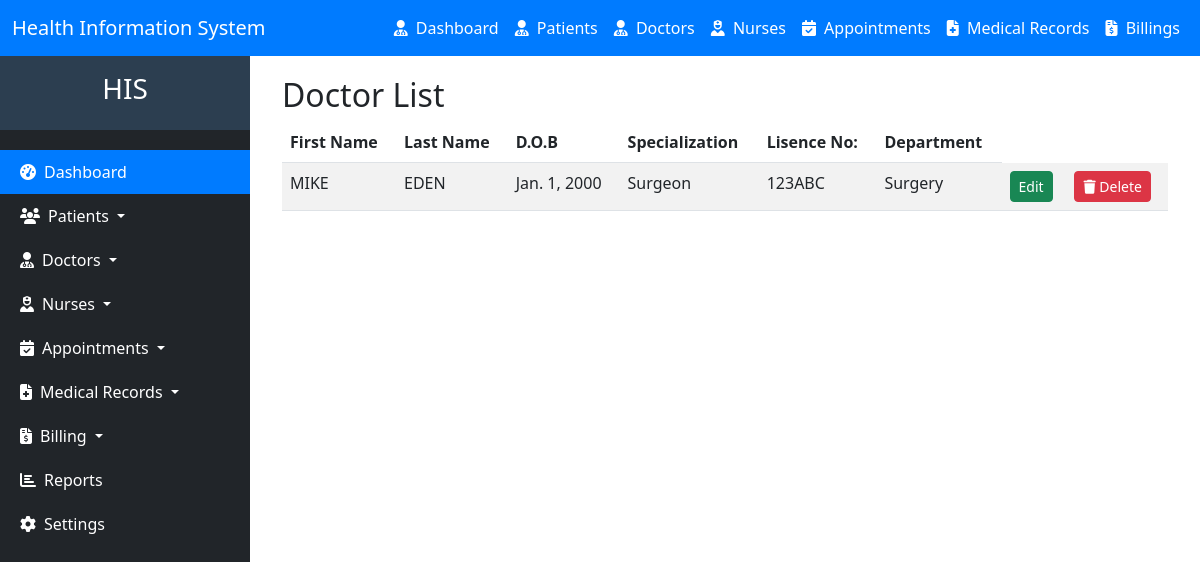
Page /doctor/list on the earlier database version.
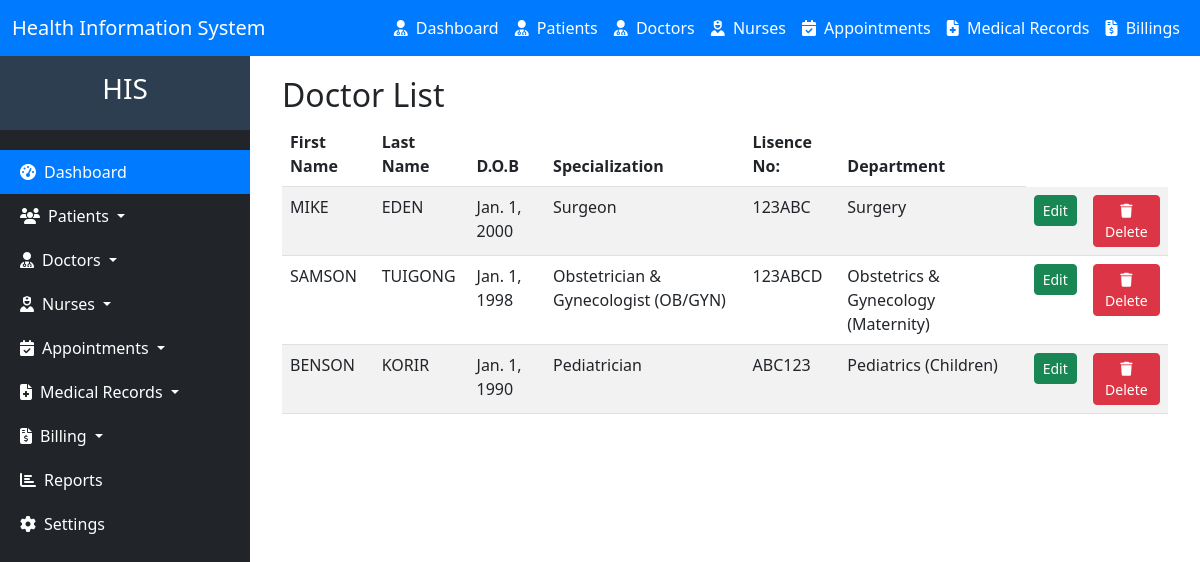
Same page on the later database version.
### hms/models.py (models this page shows, shortened)
class Doctor(models.Model):
    national_id = models.CharField(max_length=20, unique=True, validators=[RegexValidator(r'^\d{1,10}$', message='Only digits are allowed')])
    first_name = models.CharField(max_length=50)
    last_name = models.CharField(max_length=50)
    date_of_birth = models.DateField()
    GENDER_CHOICES = [
        ('M', 'Male'),
        ('F', 'Female'),
    ]
    gender = models.CharField(max_length=1, choices=GENDER_CHOICES)
    phone_number = models.CharField(max_length=15, validators=[RegexValidator(regex='^\+?1?\d{9,15}$', message='Phone number must be in the format: +254712345678.')])
    email = models.EmailField(max_length=50)
    address = models.CharField(max_length=100)
    specialization = models.ForeignKey(Specialization, on_delete=models.CASCADE, related_name='doctors')
    license_number = models.CharField(
        max_length=20,
        unique=True,
        validators=[RegexValidator(regex='^[A-Za-z0-9]{5,20}$', message='License number must be alphanumeric and 5-20 characters long.')]
    )
    years_of_experience = models.PositiveIntegerField()
    department = models.ForeignKey(Department, on_delete=models.CASCADE, related_name='doctors')
    created_at = models.DateTimeField(auto_now_add=True)
    updated_at = models.DateTimeField(auto_now=True)

class Specialization(models.Model):
    name = models.CharField(max_length=100, unique=True)
    description = models.TextField(blank=True, null=True)
    department = models.ForeignKey(Department, on_delete=models.CASCADE, related_name='specializations')  # Make it non-nullable
    created_at = models.DateTimeField(auto_now_add=True)
    updated_at = models.DateTimeField(auto_now=True)
    def __str__(self):
        return self.name

class Department(models.Model):
    name = models.CharField(max_length=100, unique=True)
    description = models.TextField(blank=True, null=True)
    created_at = models.DateTimeField(auto_now_add=True)
    updated_at = models.DateTimeField(auto_now=True)
    def __str__(self):
        return self.name

### hms/views.py (the view)
# urls.py: path("doctor/list", views.doctor_list, name="doctor_list"),
def doctor_list(request):
    doctors = Doctor.objects.all()
    return render(request, 'doctor_list.html', {'doctors': doctors})

### hms/templates/doctor_list.html (shortened to what this page needs)
{% extends 'base.html'%}
{% block content %}
<div class="container">
    <h2>Doctor List</h2>
    <table class="table table-striped">
        <thead>
            <tr>
                <th>First Name</th>
                <th>Last Name</th>
                <th>D.O.B</th>
                <th>Specialization</th>
                <th>Lisence No:</th>
                <th>Department</th>
            </tr>
        </thead>
        <tbody>
            {% for doctor in doctors %}
            <tr>
                <td>{{ doctor.first_name }}</td>
                <td>{{ doctor.last_name }}</td>
                <td>{{ doctor.date_of_birth }}</td>
                <td>{{ doctor.specialization }}</td>
                <td>{{ doctor.license_number }}</td>
                <td>{{ doctor.department }}</td>
                <td><a href="{% url 'doctor_update' doctor.id %}" class="btn btn-success btn-sm">Edit</a></td>
                <td>  <form action="{% url 'delete_doctor' doctor.id %}" method="post" style="display: inline;">
                    <button type="submit" class="btn btn-danger btn-sm" onclick="return confirm('Are you sure you want to delete this patient?');">
                        <i class="fas fa-trash"></i> Delete
                    </button>
                </form>
            </td>
        </tr>
            {% endfor %}
        </tbody>
    </table>
</div>
{% endblock %}

Differences in the rows shown:
added Doctor: first_name "SAMSON", last_name "TUIGONG", date_of_birth "Jan. 1, 1998", specialization "Obstetrician & Gynecologist (OB/GYN)", license_number "123ABCD", department "Obstetrics & Gynecology (Maternity)"
added Doctor: first_name "BENSON", last_name "KORIR", date_of_birth "Jan. 1, 1990", specialization "Pediatrician", license_number "ABC123", department "Pediatrics (Children)"
